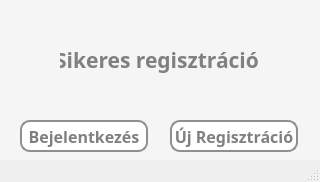
<?xml version="1.0" encoding="UTF-8"?>
<ui version="4.0">
 <class>MainWindow</class>
 <widget class="QMainWindow" name="MainWindow">
  <property name="geometry">
   <rect>
    <x>0</x>
    <y>0</y>
    <width>320</width>
    <height>182</height>
   </rect>
  </property>
  <property name="windowTitle">
   <string>Információ</string>
  </property>
  <property name="styleSheet">
   <string notr="true"/>
  </property>
  <widget class="QWidget" name="centralwidget">
   <widget class="QWidget" name="widget" native="true">
    <property name="geometry">
     <rect>
      <x>0</x>
      <y>0</y>
      <width>321</width>
      <height>161</height>
     </rect>
    </property>
    <property name="styleSheet">
     <string notr="true">* {
	background-color: whitesmoke;
    font-size: 16px;
    font-weight: bold;
}</string>
    </property>
    <widget class="QPushButton" name="newRegisterButton">
     <property name="geometry">
      <rect>
       <x>170</x>
       <y>120</y>
       <width>128</width>
       <height>32</height>
      </rect>
     </property>
     <property name="font">
      <font>
       <family>Corbel</family>
       <pointsize>-1</pointsize>
       <bold>true</bold>
      </font>
     </property>
     <property name="styleSheet">
      <string notr="true">* {
	background-color: white;
	border: 2px solid #8f8f91;
	border-radius: 10px;
	color: grey;
}

*:hover {
	background-color: rgb(120, 120, 220);
	color: white;
}</string>
     </property>
     <property name="text">
      <string>Új Regisztráció</string>
     </property>
    </widget>
    <widget class="QPushButton" name="toLoginScreenButton">
     <property name="geometry">
      <rect>
       <x>20</x>
       <y>120</y>
       <width>128</width>
       <height>32</height>
      </rect>
     </property>
     <property name="font">
      <font>
       <family>Corbel</family>
       <pointsize>-1</pointsize>
       <bold>true</bold>
      </font>
     </property>
     <property name="styleSheet">
      <string notr="true">* {
	background-color: white;
	border: 2px solid #8f8f91;
	border-radius: 10px;
	color: grey;
}

*:hover {
	background-color: rgb(120, 120, 220);
	color: white;
}</string>
     </property>
     <property name="text">
      <string>Bejelentkezés</string>
     </property>
    </widget>
    <widget class="QLabel" name="successLabel">
     <property name="enabled">
      <bool>true</bool>
     </property>
     <property name="geometry">
      <rect>
       <x>60</x>
       <y>20</y>
       <width>200</width>
       <height>80</height>
      </rect>
     </property>
     <property name="font">
      <font>
       <family>Corbel</family>
       <pointsize>16</pointsize>
       <bold>true</bold>
      </font>
     </property>
     <property name="layoutDirection">
      <enum>Qt::LeftToRight</enum>
     </property>
     <property name="styleSheet">
      <string notr="true">* {
	font-size: 16pt;
	color: grey;
}</string>
     </property>
     <property name="frameShape">
      <enum>QFrame::NoFrame</enum>
     </property>
     <property name="text">
      <string>Sikeres regisztráció!</string>
     </property>
     <property name="textFormat">
      <enum>Qt::PlainText</enum>
     </property>
     <property name="scaledContents">
      <bool>true</bool>
     </property>
     <property name="alignment">
      <set>Qt::AlignCenter</set>
     </property>
    </widget>
   </widget>
  </widget>
  <widget class="QStatusBar" name="statusbar"/>
 </widget>
 <resources/>
 <connections/>
</ui>
